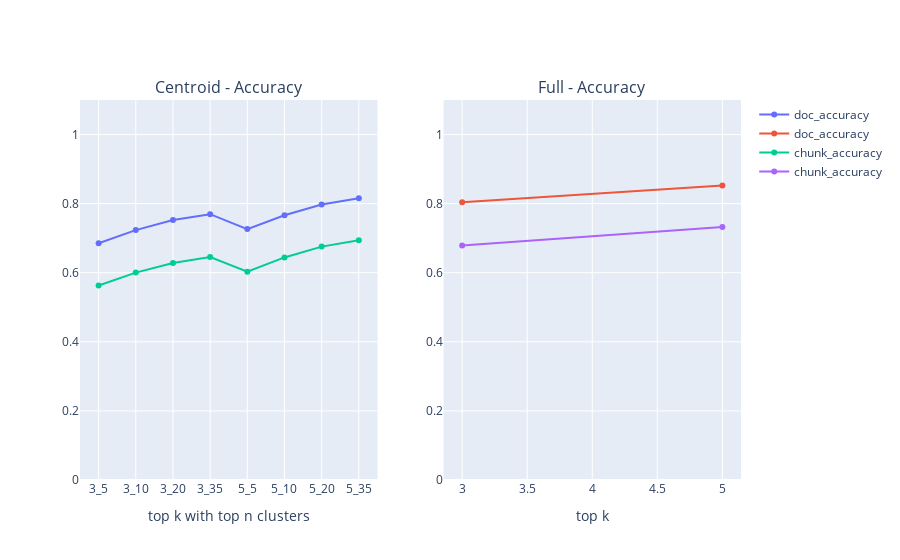
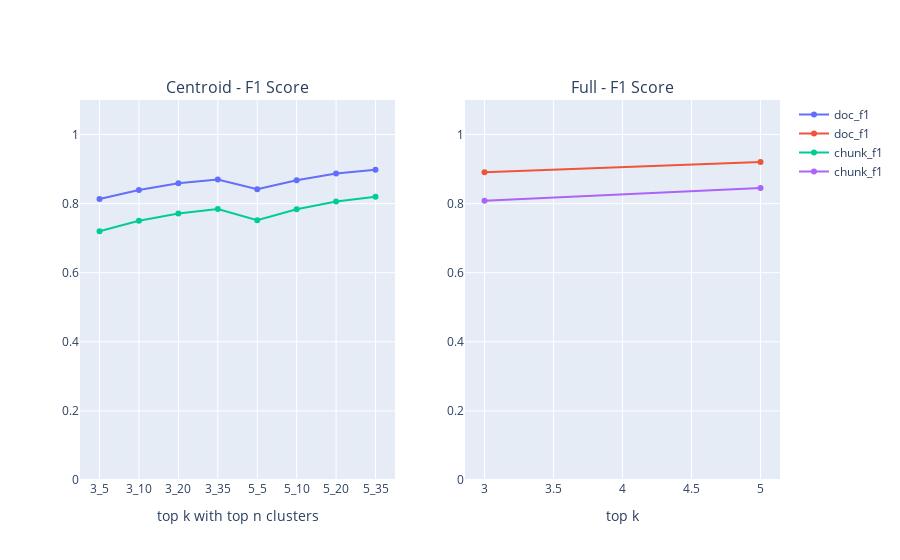
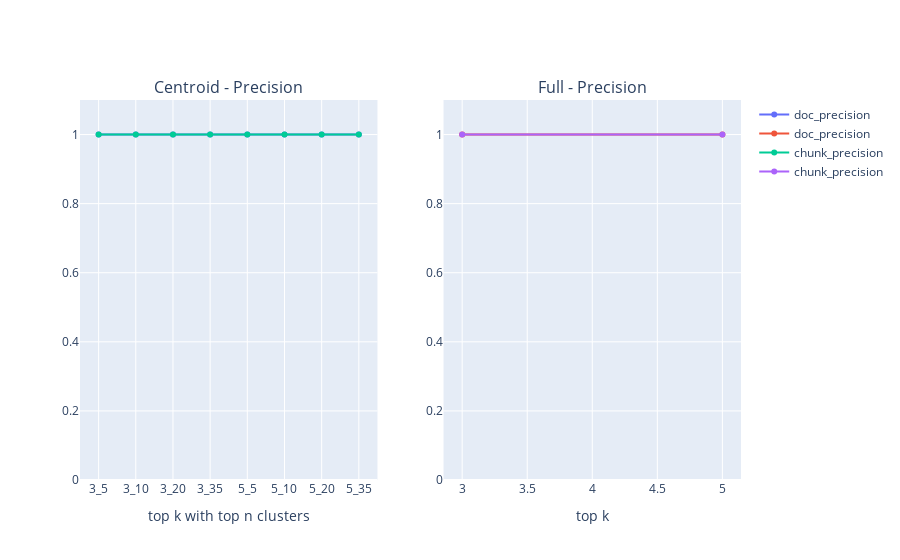
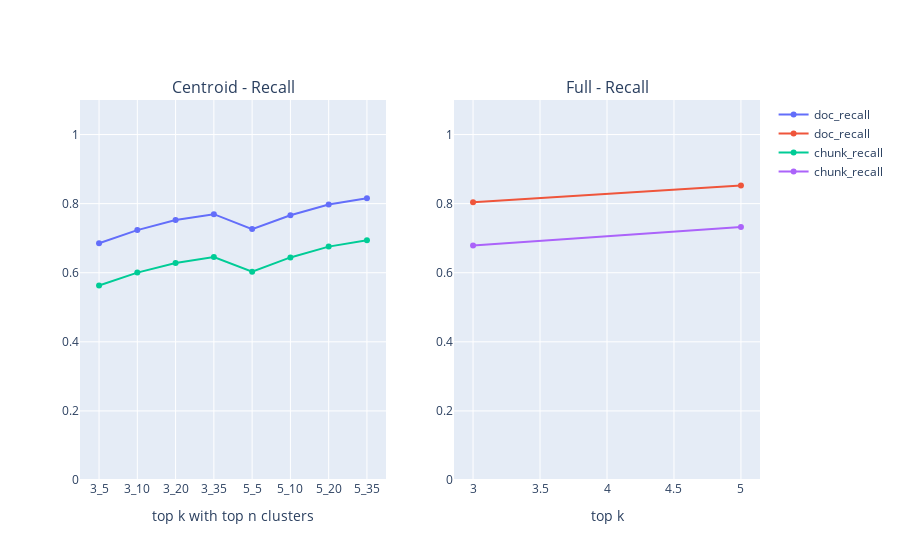

The cell these charts' notebook holds for them, in order:
### Code cell
groups = {
    "Accuracy": ["doc_accuracy", "chunk_accuracy"],
    "F1 Score": ["doc_f1", "chunk_f1"],
    "Precision": ["doc_precision", "chunk_precision"],
    "Recall": ["doc_recall", "chunk_recall"],
    "Correct chunk accuracy": ["correct_chunk_accuracy"],
}

for title, keys in groups.items():
    fig = make_subplots(rows=1, cols=2, subplot_titles=(f"Centroid - {title}", f"Full - {title}"))

    for key in keys:
        fig.add_trace(go.Scatter(
            x=centroid_df['x_axis'],
            y=centroid_df['centroid_metrics'].apply(lambda m: m.get(key)),
            mode='lines+markers',
            name=key
        ), row=1, col=1)

        fig.add_trace(go.Scatter(
            x=full_df['top_k'],
            y=full_df['full_metrics'].apply(lambda m: m.get(key)),
            mode='lines+markers',
            name=key
        ), row=1, col=2)

    fig.update_yaxes(range=[0, 1.1], row=1, col=1)
    fig.update_yaxes(range=[0, 1.1], row=1, col=2)

    fig.update_xaxes(title_text='top k with top n clusters', row=1, col=1)
    fig.update_xaxes(title_text='top k', row=1, col=2)

    fig.show()

### Figure 1 — Plotly figure (JSON) as saved in the notebook; plotly's stock layout.template omitted (floating-point values rounded to 4 significant figures)
{"data": [{"mode": "lines+markers", "name": "doc_accuracy", "type": "scatter", "x": ["3_5", "3_10", "3_20", "3_35", "5_5", "5_10", "5_20", "5_35"], "xaxis": "x", "y": [0.6852, 0.7234, 0.7527, 0.7695, 0.7263, 0.7665, 0.7974, 0.8154], "yaxis": "y"}, {"mode": "lines+markers", "name": "doc_accuracy", "type": "scatter", "x": [3, 5], "xaxis": "x2", "y": [0.8037, 0.8522], "yaxis": "y2"}, {"mode": "lines+markers", "name": "chunk_accuracy", "type": "scatter", "x": ["3_5", "3_10", "3_20", "3_35", "5_5", "5_10", "5_20", "5_35"], "xaxis": "x", "y": [0.5629, 0.6004, 0.6283, 0.6452, 0.6029, 0.6443, 0.6756, 0.6943], "yaxis": "y"}, {"mode": "lines+markers", "name": "chunk_accuracy", "type": "scatter", "x": [3, 5], "xaxis": "x2", "y": [0.6787, 0.7322], "yaxis": "y2"}], "layout": {"annotations": [{"font": {"size": 16}, "showarrow": false, "text": "Centroid - Accuracy", "x": 0.225, "xanchor": "center", "xref": "paper", "y": 1, "yanchor": "bottom", "yref": "paper"}, {"font": {"size": 16}, "showarrow": false, "text": "Full - Accuracy", "x": 0.775, "xanchor": "center", "xref": "paper", "y": 1, "yanchor": "bottom", "yref": "paper"}], "xaxis": {"anchor": "y", "domain": [0, 0.45], "title": {"text": "top k with top n clusters"}}, "xaxis2": {"anchor": "y2", "domain": [0.55, 1], "title": {"text": "top k"}}, "yaxis": {"anchor": "x", "domain": [0, 1], "range": [0, 1.1]}, "yaxis2": {"anchor": "x2", "domain": [0, 1], "range": [0, 1.1]}}}

### Figure 2 — Plotly figure (JSON) as saved in the notebook; plotly's stock layout.template omitted (floating-point values rounded to 4 significant figures)
{"data": [{"mode": "lines+markers", "name": "doc_f1", "type": "scatter", "x": ["3_5", "3_10", "3_20", "3_35", "5_5", "5_10", "5_20", "5_35"], "xaxis": "x", "y": [0.8132, 0.8395, 0.8589, 0.8698, 0.8415, 0.8678, 0.8873, 0.8983], "yaxis": "y"}, {"mode": "lines+markers", "name": "doc_f1", "type": "scatter", "x": [3, 5], "xaxis": "x2", "y": [0.8912, 0.9202], "yaxis": "y2"}, {"mode": "lines+markers", "name": "chunk_f1", "type": "scatter", "x": ["3_5", "3_10", "3_20", "3_35", "5_5", "5_10", "5_20", "5_35"], "xaxis": "x", "y": [0.7203, 0.7503, 0.7717, 0.7843, 0.7522, 0.7837, 0.8064, 0.8196], "yaxis": "y"}, {"mode": "lines+markers", "name": "chunk_f1", "type": "scatter", "x": [3, 5], "xaxis": "x2", "y": [0.8086, 0.8454], "yaxis": "y2"}], "layout": {"annotations": [{"font": {"size": 16}, "showarrow": false, "text": "Centroid - F1 Score", "x": 0.225, "xanchor": "center", "xref": "paper", "y": 1, "yanchor": "bottom", "yref": "paper"}, {"font": {"size": 16}, "showarrow": false, "text": "Full - F1 Score", "x": 0.775, "xanchor": "center", "xref": "paper", "y": 1, "yanchor": "bottom", "yref": "paper"}], "xaxis": {"anchor": "y", "domain": [0, 0.45], "title": {"text": "top k with top n clusters"}}, "xaxis2": {"anchor": "y2", "domain": [0.55, 1], "title": {"text": "top k"}}, "yaxis": {"anchor": "x", "domain": [0, 1], "range": [0, 1.1]}, "yaxis2": {"anchor": "x2", "domain": [0, 1], "range": [0, 1.1]}}}

### Figure 3 — Plotly figure (JSON) as saved in the notebook; plotly's stock layout.template omitted (floating-point values rounded to 4 significant figures)
{"data": [{"mode": "lines+markers", "name": "doc_precision", "type": "scatter", "x": ["3_5", "3_10", "3_20", "3_35", "5_5", "5_10", "5_20", "5_35"], "xaxis": "x", "y": [1.0, 1.0, 1.0, 1.0, 1.0, 1.0, 1.0, 1.0], "yaxis": "y"}, {"mode": "lines+markers", "name": "doc_precision", "type": "scatter", "x": [3, 5], "xaxis": "x2", "y": [1.0, 1.0], "yaxis": "y2"}, {"mode": "lines+markers", "name": "chunk_precision", "type": "scatter", "x": ["3_5", "3_10", "3_20", "3_35", "5_5", "5_10", "5_20", "5_35"], "xaxis": "x", "y": [1.0, 1.0, 1.0, 1.0, 1.0, 1.0, 1.0, 1.0], "yaxis": "y"}, {"mode": "lines+markers", "name": "chunk_precision", "type": "scatter", "x": [3, 5], "xaxis": "x2", "y": [1.0, 1.0], "yaxis": "y2"}], "layout": {"annotations": [{"font": {"size": 16}, "showarrow": false, "text": "Centroid - Precision", "x": 0.225, "xanchor": "center", "xref": "paper", "y": 1, "yanchor": "bottom", "yref": "paper"}, {"font": {"size": 16}, "showarrow": false, "text": "Full - Precision", "x": 0.775, "xanchor": "center", "xref": "paper", "y": 1, "yanchor": "bottom", "yref": "paper"}], "xaxis": {"anchor": "y", "domain": [0, 0.45], "title": {"text": "top k with top n clusters"}}, "xaxis2": {"anchor": "y2", "domain": [0.55, 1], "title": {"text": "top k"}}, "yaxis": {"anchor": "x", "domain": [0, 1], "range": [0, 1.1]}, "yaxis2": {"anchor": "x2", "domain": [0, 1], "range": [0, 1.1]}}}

### Figure 4 — Plotly figure (JSON) as saved in the notebook; plotly's stock layout.template omitted (floating-point values rounded to 4 significant figures)
{"data": [{"mode": "lines+markers", "name": "doc_recall", "type": "scatter", "x": ["3_5", "3_10", "3_20", "3_35", "5_5", "5_10", "5_20", "5_35"], "xaxis": "x", "y": [0.6852, 0.7234, 0.7527, 0.7695, 0.7263, 0.7665, 0.7974, 0.8154], "yaxis": "y"}, {"mode": "lines+markers", "name": "doc_recall", "type": "scatter", "x": [3, 5], "xaxis": "x2", "y": [0.8037, 0.8522], "yaxis": "y2"}, {"mode": "lines+markers", "name": "chunk_recall", "type": "scatter", "x": ["3_5", "3_10", "3_20", "3_35", "5_5", "5_10", "5_20", "5_35"], "xaxis": "x", "y": [0.5629, 0.6004, 0.6283, 0.6452, 0.6029, 0.6443, 0.6756, 0.6943], "yaxis": "y"}, {"mode": "lines+markers", "name": "chunk_recall", "type": "scatter", "x": [3, 5], "xaxis": "x2", "y": [0.6787, 0.7322], "yaxis": "y2"}], "layout": {"annotations": [{"font": {"size": 16}, "showarrow": false, "text": "Centroid - Recall", "x": 0.225, "xanchor": "center", "xref": "paper", "y": 1, "yanchor": "bottom", "yref": "paper"}, {"font": {"size": 16}, "showarrow": false, "text": "Full - Recall", "x": 0.775, "xanchor": "center", "xref": "paper", "y": 1, "yanchor": "bottom", "yref": "paper"}], "xaxis": {"anchor": "y", "domain": [0, 0.45], "title": {"text": "top k with top n clusters"}}, "xaxis2": {"anchor": "y2", "domain": [0.55, 1], "title": {"text": "top k"}}, "yaxis": {"anchor": "x", "domain": [0, 1], "range": [0, 1.1]}, "yaxis2": {"anchor": "x2", "domain": [0, 1], "range": [0, 1.1]}}}
